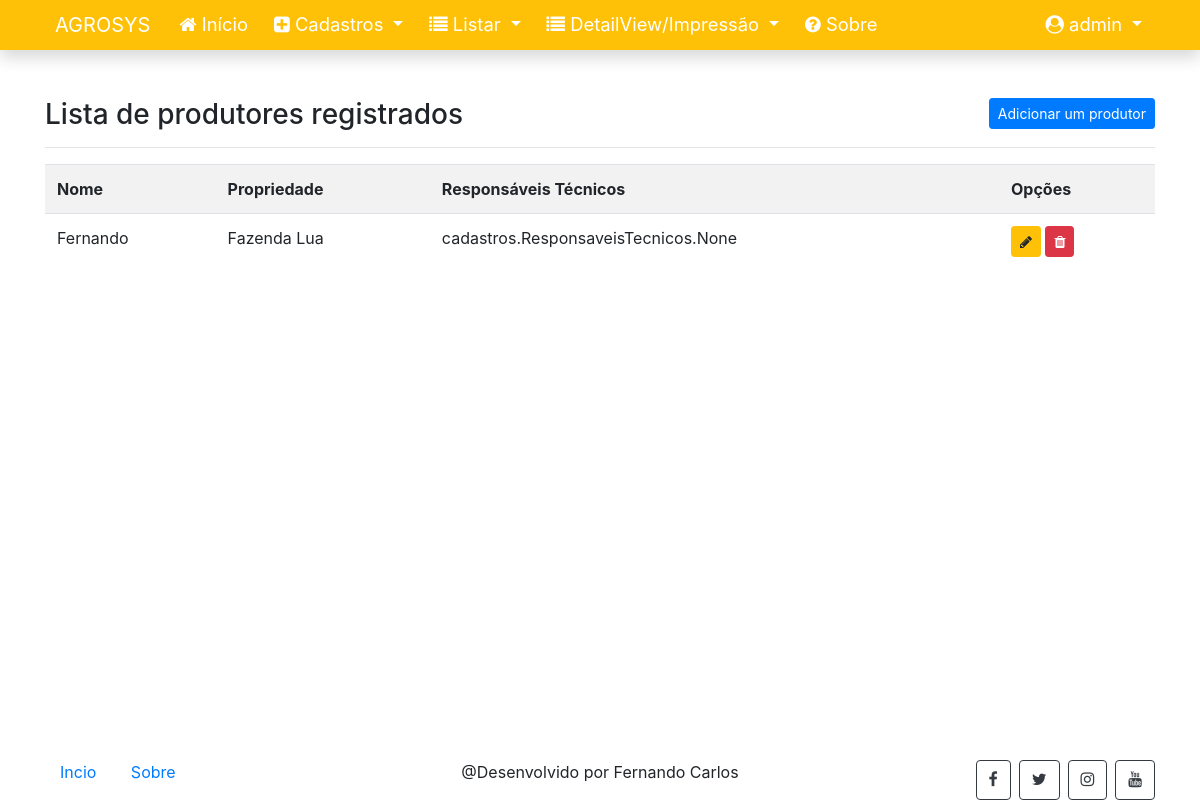
Page /listar/produtor/ (signed in) on the committed database.
### cadastros/models.py (models this page shows, shortened)
class ProdutorRural(models.Model):
    nome_rural = models.CharField(max_length=50, verbose_name="Nome")
    propriedade_local = models.CharField(max_length=100, verbose_name="Propriedade")
    responsaveis_tecnicos = models.ManyToManyField(ResponsaveisTecnicos, verbose_name="Responsáveis Técnicos")

### cadastros/views.py (the view)
# urls.py: path('listar/produtor/', ProdutorRuralList.as_view(), name="listar-produtor"),
class ProdutorRuralList(LoginRequiredMixin, ListView):
    login_url = reverse_lazy('login')
    model = ProdutorRural
    template_name = 'cadastros/listas/produtor.html'

### cadastros/templates/cadastros/listas/produtor.html
{% extends 'paginas/modelo-principal.html' %}
{% block conteudo %}
<h3>
    Lista de produtores registrados
    <a href="{% url 'cadastrar-produtor' %}" class="btn btn-primary btn-sm float-right">Adicionar um produtor</a>
</h3>
<hr>
<div class="table-responsive">
    <table class="table table-striped">
        <tr>
            <th>Nome</th>
            <th>Propriedade</th>
            <th>Responsáveis Técnicos</th>
            <th>Opções</th>
        </tr>
        {% for object in object_list %}
        <tr>
            <td>{{ object.nome_rural }}</td>
            <td>{{ object.propriedade_local }}</td>
            <td>{{ object.responsaveis_tecnicos }}</td>
            <td>
                <a href="{% url 'editar-produtor' object.pk %}" class="btn btn-warning btn-sm" title="Editar">
                    <i class="fa fa-pencil" aria-hidden="true"></i>
                </a>
                <a href="{% url 'excluir-produtor' object.pk %}" class="btn btn-danger btn-sm" title="Excluir">
                    <i class="fa fa-trash" aria-hidden="true"></i>
                </a>
            </td>
        </tr>
        {% empty %}
        <tr>
            <td colspan="4">Nenhum produtor registrado.</td>
        </tr>
        {% endfor %}
    </table>
</div>
{% endblock %}

### paginas/templates/paginas/modelo-principal.html (shortened to what this page needs)
{% load static %}
<!DOCTYPE html>
<html lang="pt-BR">
	<head>
        <link rel="stylesheet" type="text/css" href="{% static 'css/bootstrap.min.css' %}">
        <link rel="stylesheet" type="text/css" href="{% static 'css/font-awesome.min.css' %}">
        <link rel="stylesheet" type="text/css" href="{% static 'css/normalize.css' %}">
        <link rel="stylesheet" type="text/css" href="{% static 'css/estilo.css' %}">
        <link href="https://cdn.datatables.net/v/bs4/dt-1.13.4/datatables.min.css" rel="stylesheet"/>
	</head>
	<body class="d-flex flex-column h-100">
        <main role="main" class="flex-shrink-0">
            {% block menu %}
            <nav class="navbar navbar-expand-lg navbar-light bg-warning font-115 shadow">
                <div class="container">
                    <a class="navbar-brand text-white" href="{% url 'index' %}">AGROSYS</a>
                    <div class="collapse navbar-collapse" id="navbarNavDropdown">
                        <ul class="navbar-nav mr-auto">
                            <li class="nav-item">
                                <a class="nav-link" href="{% url 'index' %}">
                                    <i class="fa fa-home" aria-hidden="true"></i>
                                    Início
                                </a>
                            </li>
                            {% if request.user.is_authenticated %}
                            <li class="nav-item dropdown">
                                <a class="nav-link dropdown-toggle text-white" href="#" id="navbarDropdownMenuLink1"
                                    role="button" data-toggle="dropdown" aria-haspopup="true" aria-expanded="false">
                                    <i class="fa fa-plus-square" aria-hidden="true"></i>
                                    Cadastros
                                </a>
                            </li>
                            {% endif %}
                            {% if request.user.is_authenticated %}
                            <li class="nav-item dropdown">
                                <a class="nav-link dropdown-toggle text-white" href="#" id="navbarDropdownMenuLink2"
                                    role="button" data-toggle="dropdown" aria-haspopup="true" aria-expanded="false">
                                    <i class="fa fa-list" aria-hidden="true"></i>
                                    Listar
                                </a>
                            </li>
                            {% endif %}
                            {% if request.user.is_authenticated %}
                            {% block detail %}
                            <li class="nav-item dropdown">
                                <a class="nav-link dropdown-toggle text-white" href="#" id="navbarDropdownMenuLink2"
                                    role="button" data-toggle="dropdown" aria-haspopup="true" aria-expanded="false">
                                    <i class="fa fa-list" aria-hidden="true"></i>
                                    DetailView/Impressão
                                </a>
                            </li>
                            {% endblock %}
                            {% endif %}
                            <li class="nav-item ">
                                <a class="nav-link" href="{% url 'sobre' %}">
                                    <i class="fa fa-question-circle" aria-hidden="true"></i>
                                    Sobre
                                </a>
                            </li>
                        </ul>
                        <ul class="navbar-nav">
                            {% if request.user.is_authenticated %}
                            <li class="nav-item dropdown">
                                <a class="nav-link dropdown-toggle text-white" href="#" id="navbarDropdownMenuLink"
                                    role="button" data-toggle="dropdown" aria-haspopup="true" aria-expanded="false">
                                    <i class="fa fa-user-circle" aria-hidden="true"></i>
                                    <span id="username">{{ request.user }}</span>
                                </a>
                            </li>
                            {% endif %}
                        </ul>
                    </div>
                </div>
            </nav>
            {% endblock %}
            <div class="container py-5">
                {% block conteudo %}{% endblock %}
            </div>
        </main>
        <footer class="mt-auto">
            {% block rodape %}
            <div class="container fixed-bottom">
                <div class="row">
                    <div class="col-md-4">
                        <p>
                            <a href="{% url 'index' %}">Incio</a>
                            <a href="{% url 'sobre' %}">Sobre</a>
                        </p>
                    </div>
                    <div class="col-md-4 mx-auto text-center">
                        <span>@Desenvolvido por Fernando Carlos</span>
                    </div>
                    <div class="col-md-4 d-flex justify-content-end">
                        <a href="#" class="btn btn-outline-dark">
                            <i class="fa fa-facebook"></i>
                        </a>
                        <a href="#" class="btn btn-outline-dark ml-2">
                            <i class="fa fa-twitter"></i>
                        </a>
                        <a href="#" class="btn btn-outline-dark ml-2">
                            <i class="fa fa-instagram"></i>
                        </a>
                        <a href="#" class="btn btn-outline-dark ml-2">
                            <i class="fa fa-youtube"></i>
                        </a>
                    </div>
                </div>
            </div>
            {% endblock %}
        </footer>
	</body>
</html>

### static/css/estilo.css (style rules this page uses)
* { margin: 0; padding: 0; box-sizing: border-box; }
footer p a { margin: 5px 15px; }
table td { max-width: 500px; }
.navbar { padding: 0 !important; }
.navbar .navbar-brand { padding-left: 10px; }
.navbar a.nav-link { color: white !important; }
.navbar .nav-item { padding: 3px 5px; }
.font-115 { font-size: 115%; }

### rows in the picture
ProdutorRural: nome_rural "Fernando", propriedade_local "Fazenda Lua", responsaveis_tecnicos "cadastros.ResponsaveisTecnicos.None"

### other values in the picture
{{ request.user }} "admin"
